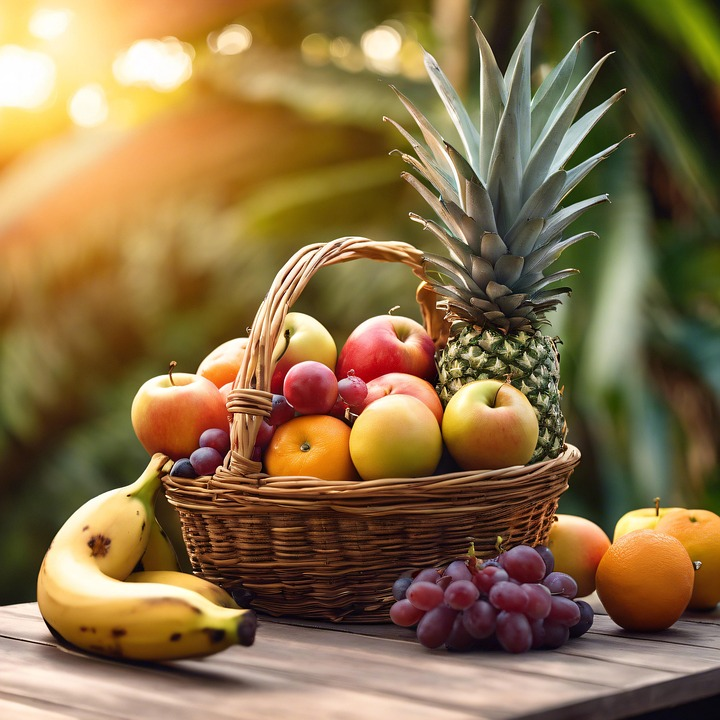
#> input picture Week 01/fb.jpg, 720 x 720 px, found by its file name
$ jupyter execute Lab1.ipynb
#> lines starting #> are read from the running program, lines starting #| are printed output that depends on the picture; after the words box and inside, x2 and y2 are one past the last pixel; in counts of white or black regions, pixels touching at a corner belong together
[cell 1]
import cv2

print(cv2.__version__)

Task 1:
1.Download any image from the internet and read it using the code above.
2.Modify the code to display the dimensions (height, width, channels) of the image using
color_image.shape.

Step 1: Reading a Color Image

[cell 2]
# Read a color image using imread module of opencv library
img = cv2.imread('fb.jpg')
#> img is the input picture: shape (720, 720, 3); mean B, G, R 71.7, 111.1, 137.1
img1 = cv2.imread('landscape1.jpg')
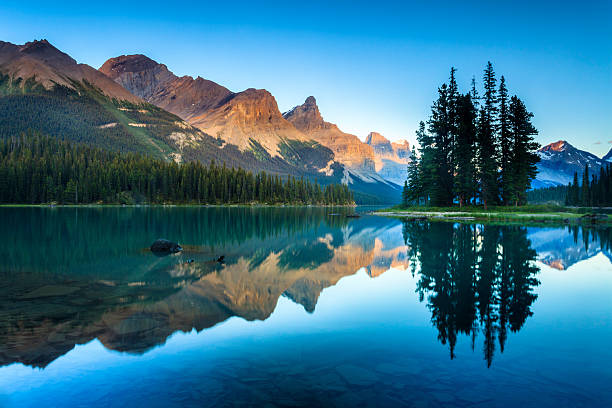
#> input picture Week 01/landscape1.jpg, 612 x 408 px, found by its file name
#> img1 is the input picture: shape (408, 612, 3); mean B, G, R 137.1, 112.6, 54.6
img2 = cv2.imread('landscape2.jpg')
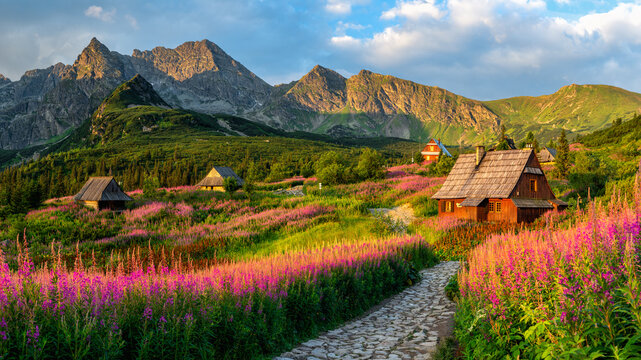
#> input picture Week 01/landscape2.jpg, 641 x 360 px, found by its file name
#> img2 is the input picture: shape (360, 641, 3); mean B, G, R 79.4, 106.1, 111.4

[cell 3]
# Module to display the image
cv2.imshow("Fruit Basket", img)
cv2.imshow("Landscape Mountains", img1)
cv2.imshow("Landscape Field", img2)
# Module to hold the displaying window
cv2.waitKey(0)

[cell 4]
print(img.shape)
#| (720, 720, 3)
print(img1.shape)
#| (408, 612, 3)
print(img2.shape)
#| (360, 641, 3)

Task 2:
1.Convert the same image you used in Task 1 to grayscale. Use both techniques of
converting with and without cvtColor module.
2. Modify the code to save the grayscale image to your system using cv2.imwrite().

Step 2: Reading and Converting to Grayscale

Method A: Converting without cvtColor (Direct Read)

[cell 5]
# Read and convert the image to grayscale directly
gray_direct = cv2.imread('fb.jpg', cv2.IMREAD_GRAYSCALE)
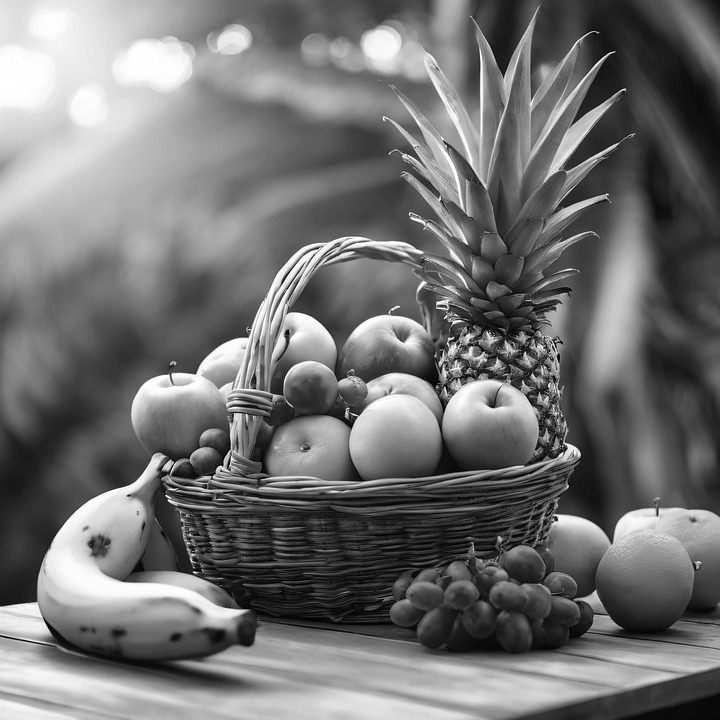
#> gray_direct: shape (720, 720); min 0, max 255, mean 114.4
gray_direct1 = cv2.imread('landscape1.jpg', cv2.IMREAD_GRAYSCALE)
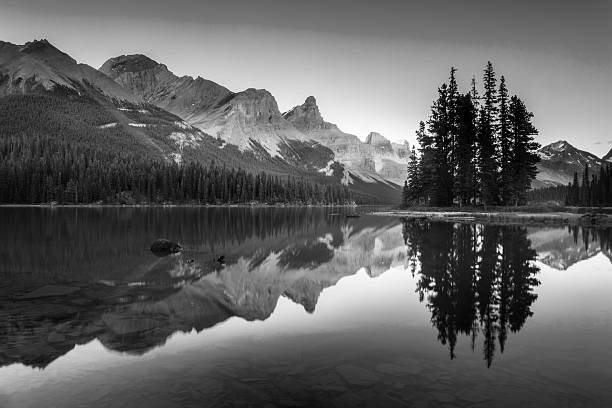
#> gray_direct1: shape (408, 612); min 0, max 255, mean 97.9
gray_direct2 = cv2.imread('landscape2.jpg', cv2.IMREAD_GRAYSCALE)
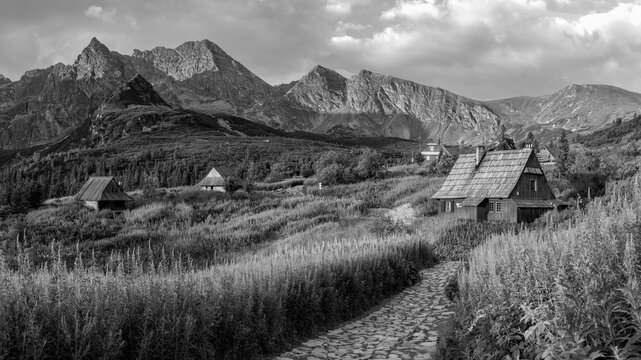
#> gray_direct2: shape (360, 641); min 0, max 255, mean 104.6

[cell 6]
# Module to display the image
cv2.imshow('Grayscale - Direct Read', gray_direct)
cv2.imshow('Grayscale - Direct Read1', gray_direct1)
cv2.imshow('Grayscale - Direct Read2', gray_direct2)
# Module to hold the displaying window
cv2.waitKey(0)

[cell 7]
# Save the result
cv2.imwrite('gray_direct.jpg', gray_direct)
cv2.imwrite('gray_direct1.jpg', gray_direct1)
cv2.imwrite('gray_direct2.jpg', gray_direct2)
#> Out = True

Method B: Converting with cvtColor module

[cell 8]
# Convert from BGR to Grayscale using cvtColor
gray_cvt = cv2.cvtColor(img, cv2.COLOR_BGR2GRAY)
gray_cvt1 = cv2.cvtColor(img1, cv2.COLOR_BGR2GRAY)
gray_cvt2 = cv2.cvtColor(img2, cv2.COLOR_BGR2GRAY)

[cell 9]
# Module to display the image
cv2.imshow('Grayscale - Converted', gray_cvt)
cv2.imshow('Grayscale - Converted1', gray_cvt1)
cv2.imshow('Grayscale - Converted2', gray_cvt2)
# Module to hold the displaying window
cv2.waitKey(0)

[cell 10]
# Save the result
cv2.imwrite('gray_cvt.jpg', gray_cvt)
cv2.imwrite('gray_cvt1.jpg', gray_cvt1)
cv2.imwrite('gray_cvt2.jpg', gray_cvt2)
#> Out = True

Task 3: Thresholding Experiments
1 & 2. Experiment with different threshold values and Save results

Step 3: Thresholding to Create a Binary Image

[cell 11]
# --- Experiment 1: Low Threshold (100) ---
_, binary_100 = cv2.threshold(gray_cvt, 100, 255, cv2.THRESH_BINARY)
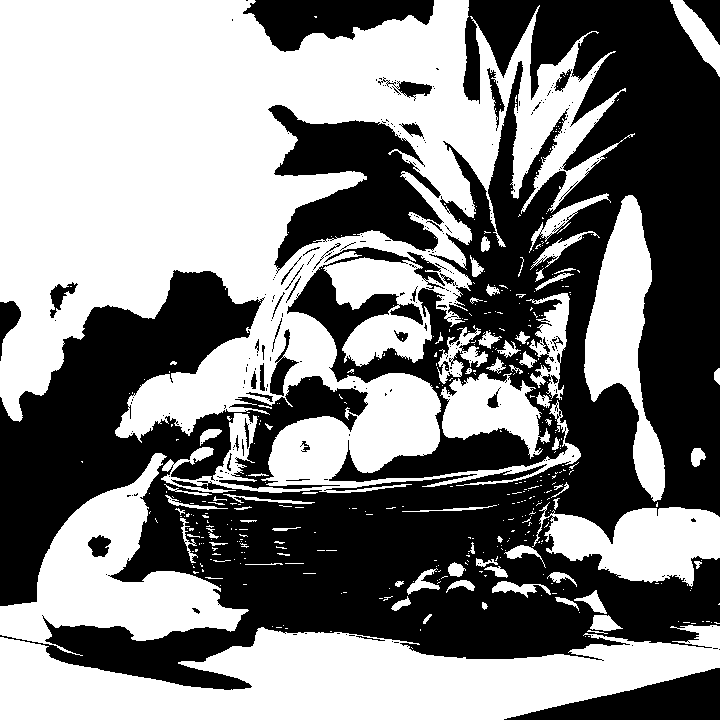
#> binary_100: shape (720, 720); 51.5% white; 278 black regions (237 under 20 px), largest, box (x1, y1, x2, y2) and area: (0, 0, 720, 690) 219944, (268, 105, 444, 274) 14227, (243, 0, 434, 52) 5721
_, binary1_100 = cv2.threshold(gray_cvt1, 100, 255, cv2.THRESH_BINARY)
#> binary1_100: shape (408, 612); 42.9% white; 723 white regions (675 under 20 px), largest, box (x1, y1, x2, y2) and area: (0, 0, 612, 190) 65903, (0, 221, 449, 408) 26624, (504, 226, 612, 352) 8557
_, binary2_100 = cv2.threshold(gray_cvt2, 100, 255, cv2.THRESH_BINARY)
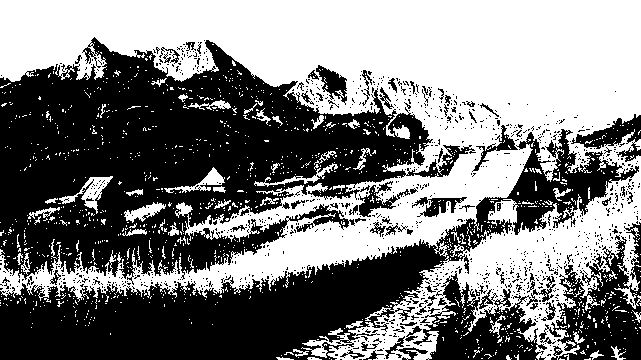
#> binary2_100: shape (360, 641); 49.2% white; 1244 white regions (1187 under 20 px), largest, box (x1, y1, x2, y2) and area: (0, 0, 641, 360) 105474, (59, 176, 113, 214) 605, (164, 167, 225, 193) 422
cv2.imwrite('binary_100.jpg', binary_100) # Save image
cv2.imwrite('binary_100.1.jpg', binary1_100)
cv2.imwrite('binary_100.2.jpg', binary2_100)
#> Out = True

[cell 12]
# --- Experiment 2: Mid Threshold (128) ---
_, binary_128 = cv2.threshold(gray_cvt, 128, 255, cv2.THRESH_BINARY)
#> binary_128: shape (720, 720); 38.9% white; 424 white regions (340 under 20 px), largest, box (x1, y1, x2, y2) and area: (0, 0, 615, 298) 90040, (0, 632, 720, 720) 38965, (131, 236, 440, 467) 18333
_, binary1_128 = cv2.threshold(gray_cvt1, 128, 255, cv2.THRESH_BINARY)
#> binary1_128: shape (408, 612); 29.1% white; 553 white regions (513 under 20 px), largest, box (x1, y1, x2, y2) and area: (0, 6, 612, 187) 45895, (0, 223, 437, 398) 17402, (524, 251, 612, 330) 5170
_, binary2_128 = cv2.threshold(gray_cvt2, 128, 255, cv2.THRESH_BINARY)
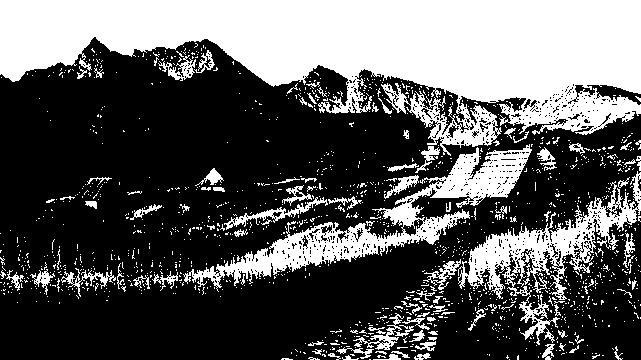
#> binary2_128: shape (360, 641); 35.5% white; 1416 white regions (1315 under 20 px), largest, box (x1, y1, x2, y2) and area: (0, 0, 641, 156) 54416, (183, 144, 532, 292) 9420, (458, 171, 641, 303) 6301
cv2.imwrite('binary_128.jpg', binary_128) # Save image
cv2.imwrite('binary_128.1.jpg', binary1_128)
cv2.imwrite('binary_128.2.jpg', binary2_128)
#> Out = True

[cell 13]
# --- Experiment 3: High Threshold (180) ---
_, binary_180 = cv2.threshold(gray_cvt, 180, 255, cv2.THRESH_BINARY)
#> binary_180: shape (720, 720); 19.1% white; 498 white regions (405 under 20 px), largest, box (x1, y1, x2, y2) and area: (0, 0, 209, 228) 35055, (0, 647, 479, 720) 11183, (38, 453, 246, 625) 9398
_, binary1_180 = cv2.threshold(gray_cvt1, 180, 255, cv2.THRESH_BINARY)
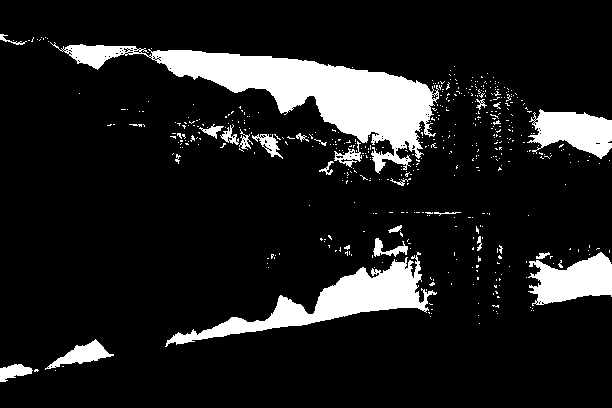
#> binary1_180: shape (408, 612); 12.1% white; 500 white regions (475 under 20 px), largest, box (x1, y1, x2, y2) and area: (50, 42, 439, 174) 14157, (165, 252, 437, 347) 6294, (528, 252, 612, 306) 2846
_, binary2_180 = cv2.threshold(gray_cvt2, 180, 255, cv2.THRESH_BINARY)
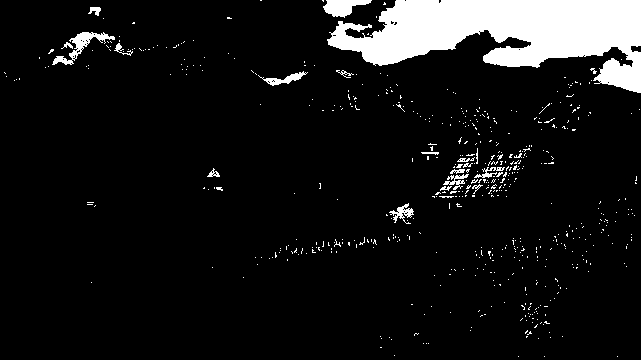
#> binary2_180: shape (360, 641); 8.7% white; 568 white regions (546 under 20 px), largest, box (x1, y1, x2, y2) and area: (327, 0, 641, 93) 16219, (52, 32, 115, 65) 535, (323, 0, 372, 18) 507
cv2.imwrite('binary_180.jpg', binary_180) # Save image
cv2.imwrite('binary_180.1.jpg', binary1_180)
cv2.imwrite('binary_180.2.jpg', binary2_180)
#> Out = True

[cell 14]
# Saving the binary images
cv2.imwrite('binary_100.jpg', binary_100)
cv2.imwrite('binary_100.1.jpg', binary1_100)
cv2.imwrite('binary_100.2.jpg', binary2_100)
cv2.imwrite('binary_128.jpg', binary_128)
cv2.imwrite('binary_128.1.jpg', binary1_128)
cv2.imwrite('binary_128.2.jpg', binary2_128)
cv2.imwrite('binary_180.jpg', binary_180)
cv2.imwrite('binary_180.1.jpg', binary1_180)
cv2.imwrite('binary_180.2.jpg', binary2_180)
#> Out = True
